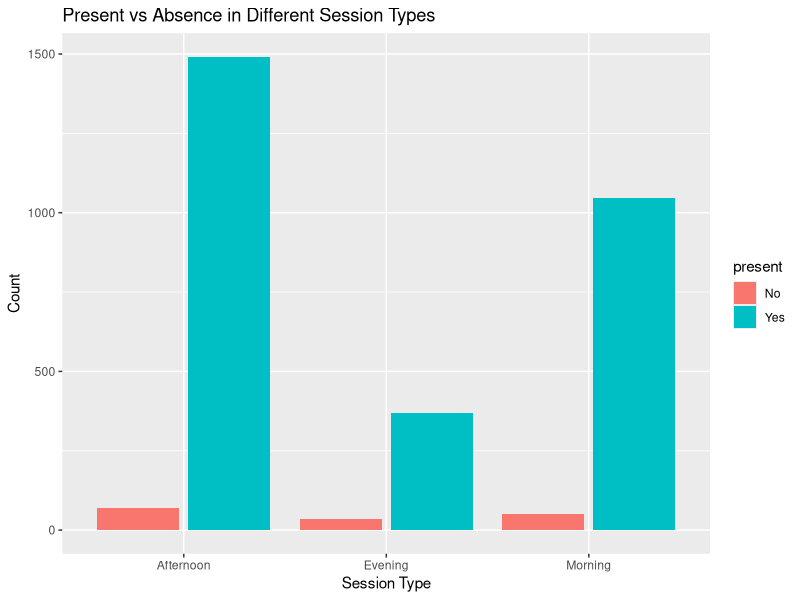
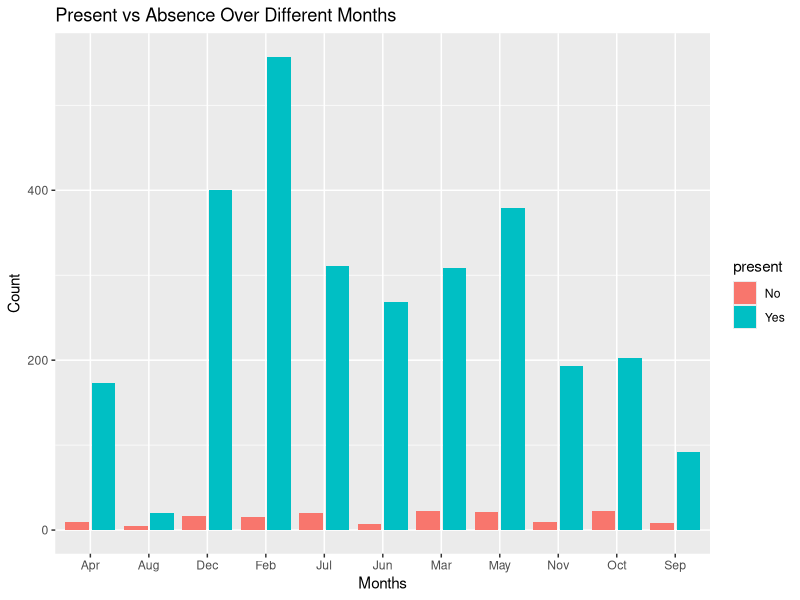
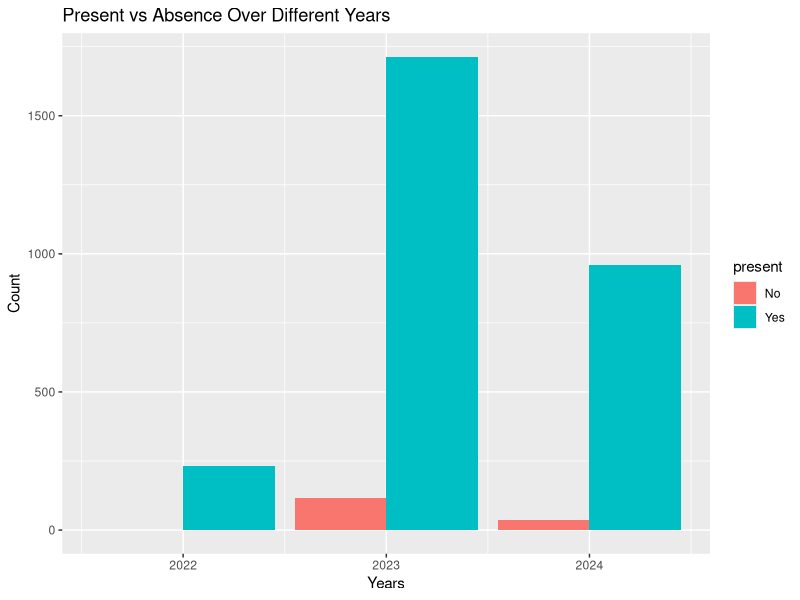

Generate these figures, in order, with R:
## ---- chunk 1
#| include: false
#| warning: false
#| message: false

library(tidyverse)
library(dplyr)
library(readr)
library(ggplot2)

cleaned_data <- read_csv(here::here("data/cleaned_data/cleaned_data.csv"))
raw_data <- read_csv(here::here("data/raw_data/unedited_data.csv"))
## ---- chunk 2
#| label: fig-session-member
#| fig-cap: Comparison of Attendance in Morning, Afternoon, vs Evening Session
#| echo: false

ggplot(cleaned_data, aes(x = session_type, fill = present)) +
  geom_bar(position = "dodge2") + 
  labs(
    title = "Present vs Absence in Different Session Types",
    x = "Session Type",
    y = "Count"
  )
## ---- chunk 3
#| label: fig-session-year
#| fig-cap: Comparison of Attendance over Different Months
#| echo: false

cleaned_data |> 
  ggplot(aes(x = session_month, fill = present)) +
  geom_bar(position = "dodge2") + 
  labs(
    title = "Present vs Absence Over Different Months",
    x = "Months",
    y = "Count"
  )
## ---- chunk 4
#| label: fig-session-type
#| fig-cap: Comparison of Attendance between 2022 to 2024
#| echo: false

cleaned_data |> 
  ggplot(aes(x = session_year, fill = present)) +
  geom_bar(position = "dodge") + 
  labs(
    title = "Present vs Absence Over Different Years",
    x = "Years",
    y = "Count"
  )
